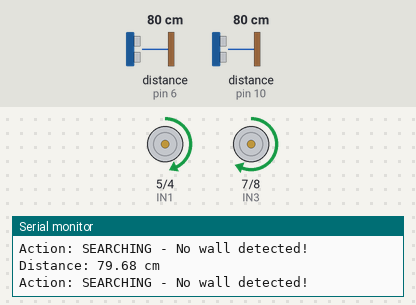
A sketch run on a simulated Arduino Uno, built with avr-gcc and run on an emulated ATmega328P. Parts: motor-driver pin pairs drawn as motors (green arrow = first pin HIGH = forward, orange = second pin HIGH = backward, longer = more drive, scaled by the enable pin), the last lines printed to the serial monitor. Wiring (inferred from the names in the program): 2 × ultrasonic range finder: trigger pin 2, echo pin 6 / trigger pin 11, echo pin 10. The test bench sets the inputs (shaded band); at power-on: distance to the obstacle (sensors on pin 10, pin 6) 80 cm. The echo pulse lasts 58.3 µs per cm.

Above: at 4.2 s.
4.3 s: distance to the obstacle (sensor on pin 10) set to 2 cm
At 5.6 s:
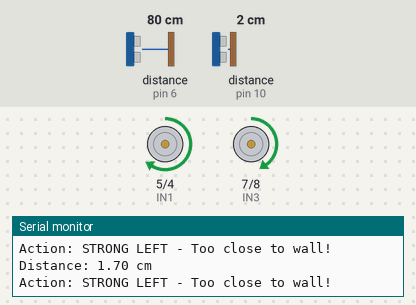
5.9 s: distance to the obstacle (sensor on pin 10) set to 9 cm
At 6.9 s:
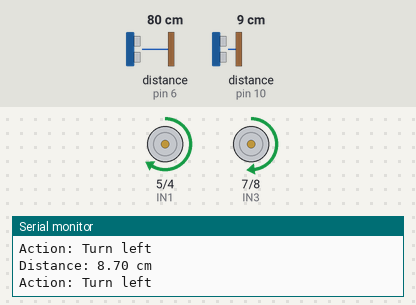
7.5 s: distance to the obstacle (sensor on pin 6) set to 9 cm
10.5 s: distance to the obstacle (sensor on pin 10) set to 4 cm
At 11.1 s:
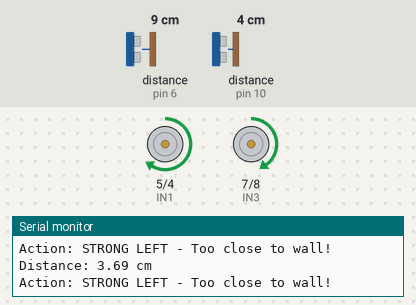
12.1 s: distance to the obstacle (sensor on pin 10) set to 60 cm
At 13.3 s:
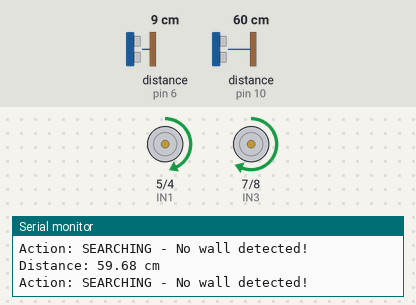
13.6 s: distance to the obstacle (sensor on pin 6) set to 18 cm
Timing chart, 0 to 16.6 s (numbered marks = the images above; inputs shaded):
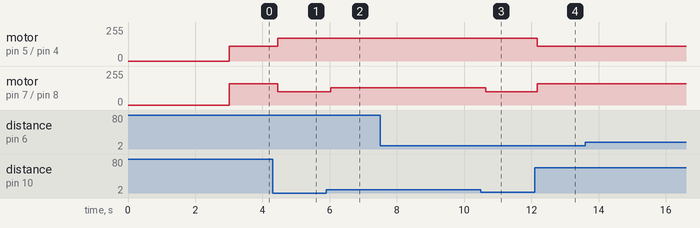

The sketch:

ss3.ino
```cpp
// Wall Following Robot
// Uses ultrasonic sensor to maintain constant distance from right wall
// Stops automatically after 2 minutes

// Pin definitions
const int trigPinSide = 11;  // Ultrasonic sensor trigger
const int echoPinSide = 10;  // Ultrasonic sensor echo
const int trigPinFront = 2;  // Ultrasonic sensor trigger
const int echoPinFront = 6;  // Ultrasonic sensor echo
const int ENA = 3;           // Enable motor A (Right motor) analogue
const int IN1 = 5;           // Motor A input 1 digital
const int IN2 = 4;           // Motor A input 2
const int IN3 = 7;           // Motor B input 1
const int IN4 = 8;           // Motor B input 2
const int ENB = 9;           // Enable motor B (Left motor)

// Parameters
const float TARGET_DISTANCE = 15.0;    // Target distance from wall in cm
const float DISTANCE_TOLERANCE = 3.0;  // Tolerance range (±cm)
const float TOO_CLOSE = 5.0;           // Dangerously close distance (cm)
const float MAX_DISTANCE = 30.0;       // Max distance to still consider wall present
const float NO_WALL = 50.0;            // No wall detected threshold (cm)
const int LEFT_BASE_SPEED = 160;       // Base motor speed (0-255)
const int RIGHT_BASE_SPEED = 170;      // Base motor speed (0-255)
const int TURN_SPEED = 30;             // Speed difference for turning

const float FRONT_DISTANCE_LIMIT = 5.0;

void setup() {
  Serial.begin(9600);

  pinMode(ENA, OUTPUT);
  pinMode(IN1, OUTPUT);
  pinMode(IN2, OUTPUT);
  pinMode(IN3, OUTPUT);
  pinMode(IN4, OUTPUT);
  pinMode(ENB, OUTPUT);

  pinMode(trigPinSide, OUTPUT);
  pinMode(echoPinSide, INPUT);
  pinMode(trigPinFront, OUTPUT);
  pinMode(echoPinFront, INPUT);

  stopMotors();
  delay(3000);
}

void loop() {
  // Check if 2 minutes have passed
  float front_distance = measureDistance(trigPinFront, echoPinFront);
  float distance = measureDistance(trigPinSide, echoPinSide);

  Serial.print("Distance: ");
  Serial.print(distance);
  Serial.println(" cm ");

  if (front_distance <= FRONT_DISTANCE_LIMIT) {
    stopMotors();
    delay(5000);
  } else if (distance <= TOO_CLOSE) {
    turnLeftStronger();
    Serial.println("Action: STRONG LEFT - Too close to wall!");
    delay(50);
  } else if (distance < TARGET_DISTANCE - DISTANCE_TOLERANCE) {
    turnLeft();
    Serial.println("Action: Turn left");
    delay(50);
  } else if (distance > MAX_DISTANCE && distance < NO_WALL) {
    turnRightStronger();
    Serial.println("Action: STRONG RIGHT - Wall too far!");
    delay(50);
  } else if (distance >= NO_WALL) {
    turnRightStronger();
    Serial.println("Action: SEARCHING - No wall detected!");
    delay(50);
  } else if (distance > TARGET_DISTANCE + DISTANCE_TOLERANCE) {
    turnRight();
    Serial.println("Action: Turn right");
    delay(50);
  } else {
    goForward();
    Serial.println("Action: Forward");
    delay(50);
  }

  delay(100);
}

// Measure distance using ultrasonic sensor
float measureDistance(int trigPin, int echoPin) {
  digitalWrite(trigPin, LOW);
  delayMicroseconds(2);
  digitalWrite(trigPin, HIGH);
  delayMicroseconds(10);
  digitalWrite(trigPin, LOW);

  long duration = pulseIn(echoPin, HIGH);
  float distance = (duration * 0.0343) / 2;

  if (distance > 400) distance = 400;

  return distance;
}

// Motor control functions
void goForward() {
  digitalWrite(IN1, HIGH);
  digitalWrite(IN2, LOW);
  analogWrite(ENA, RIGHT_BASE_SPEED);
  digitalWrite(IN3, HIGH);
  digitalWrite(IN4, LOW);
  analogWrite(ENB, LEFT_BASE_SPEED);
}

void turnLeft() {
  digitalWrite(IN1, HIGH);
  digitalWrite(IN2, LOW);
  analogWrite(ENA, RIGHT_BASE_SPEED);
  digitalWrite(IN3, HIGH);
  digitalWrite(IN4, LOW);
  analogWrite(ENB, LEFT_BASE_SPEED - TURN_SPEED);
}

void turnRight() {
  digitalWrite(IN1, HIGH);
  digitalWrite(IN2, LOW);
  analogWrite(ENA, RIGHT_BASE_SPEED - TURN_SPEED);
  digitalWrite(IN3, HIGH);
  digitalWrite(IN4, LOW);
  analogWrite(ENB, LEFT_BASE_SPEED);
}

void turnLeftStronger() {
  digitalWrite(IN1, HIGH);
  digitalWrite(IN2, LOW);
  analogWrite(ENA, RIGHT_BASE_SPEED);
  digitalWrite(IN3, HIGH);
  digitalWrite(IN4, LOW);
  analogWrite(ENB, LEFT_BASE_SPEED - (TURN_SPEED * 2));
}

void turnRightStronger() {
  digitalWrite(IN1, HIGH);
  digitalWrite(IN2, LOW);
  analogWrite(ENA, RIGHT_BASE_SPEED - (TURN_SPEED * 2));
  digitalWrite(IN3, HIGH);
  digitalWrite(IN4, LOW);
  analogWrite(ENB, LEFT_BASE_SPEED);
}


void stopMotors() {
  digitalWrite(IN1, LOW);
  digitalWrite(IN2, LOW);
  digitalWrite(IN3, LOW);
  digitalWrite(IN4, LOW);
  analogWrite(ENA, 0);
  analogWrite(ENB, 0);
}
```

Measured:
- after the input at 4.3 s, motor on pin 5 (IN1) / pin 4 (IN2): forward 110/255 → forward 170/255 after 0.16 s; motor on pin 7 (IN3) / pin 8 (IN4): forward 160/255 → forward 100/255 after 0.16 s
- after the input at 5.9 s, motor on pin 7 (IN3) / pin 8 (IN4): forward 100/255 → forward 130/255 after 0.12 s
- after the input at 10.5 s, motor on pin 7 (IN3) / pin 8 (IN4): forward 130/255 → forward 100/255 after 0.14 s
- after the input at 12.1 s, motor on pin 5 (IN1) / pin 4 (IN2): forward 170/255 → forward 110/255 after 0.07 s; motor on pin 7 (IN3) / pin 8 (IN4): forward 100/255 → forward 160/255 after 0.07 s
